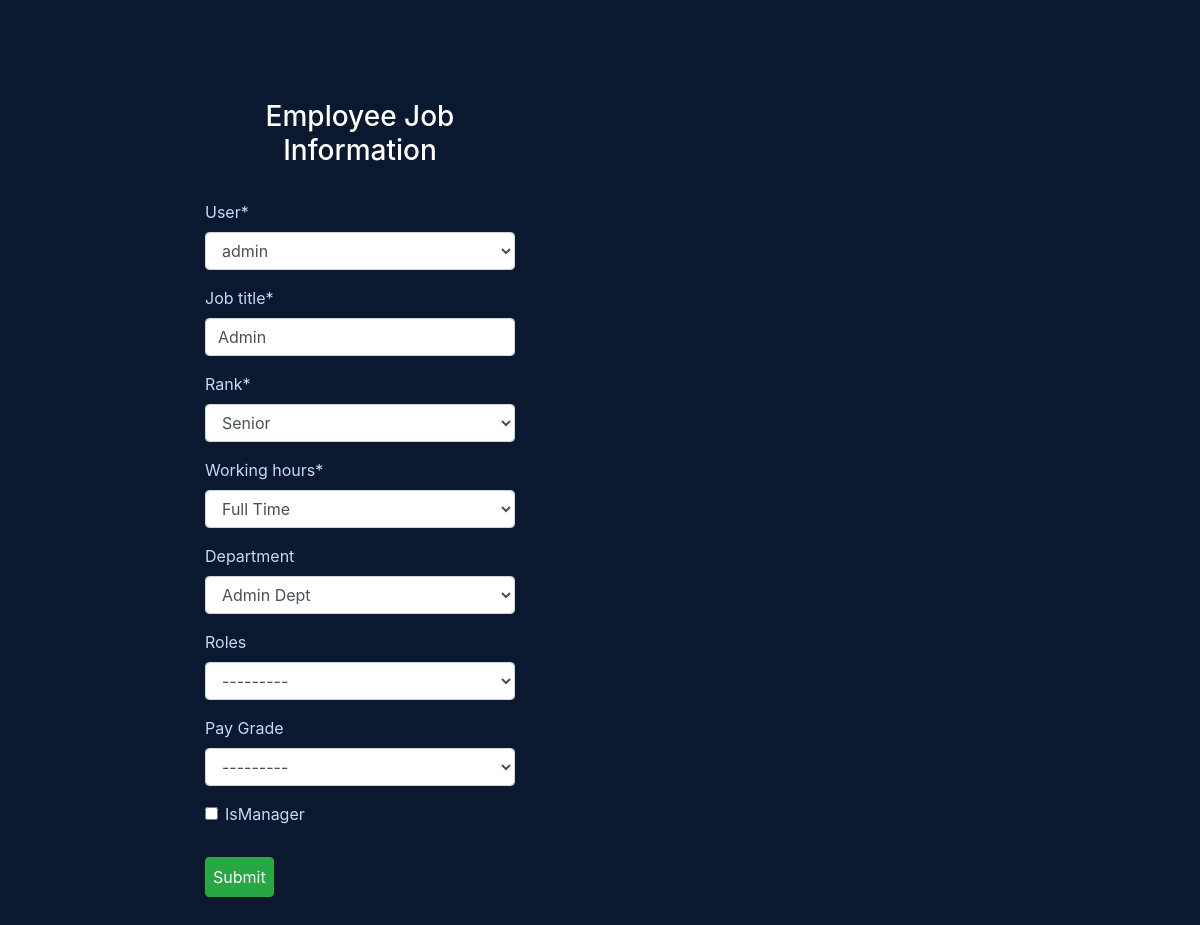
Before: /create/jobinfo-update/1 (signed in) with the older database file.
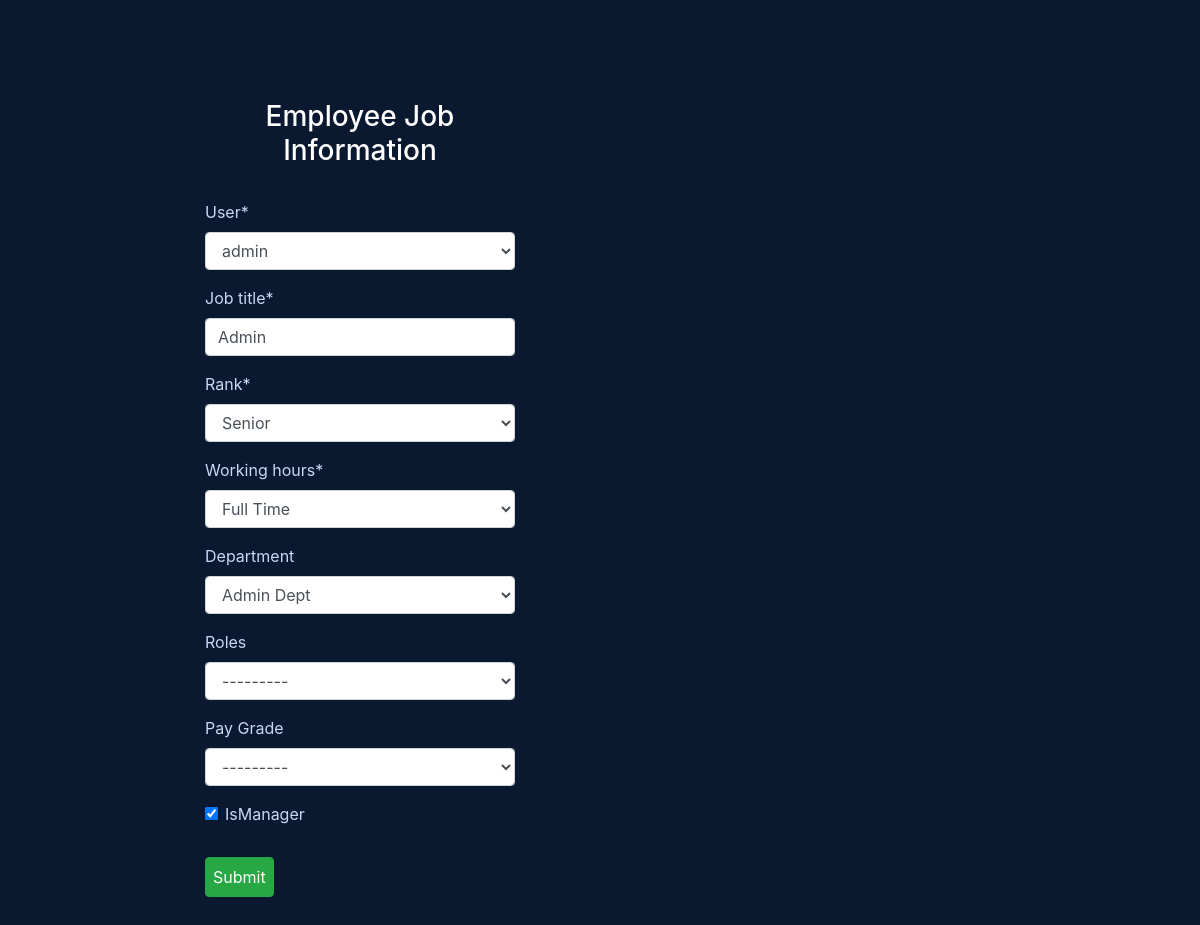
After: the same page with the newer database file.
### core/models.py (models this page shows, shortened)
class EmployeeJobInfo(models.Model):
	user = models.OneToOneField(User, on_delete=models.CASCADE)
	job_title = models.CharField(max_length=50)
	rank = models.CharField(max_length=25, choices=rank_choices)
	working_hours = models.CharField(max_length=25, choices=working_hours_choices)
	department = models.ForeignKey(Department, on_delete=models.SET_NULL, blank=True, null=True)
	roles = models.ForeignKey(Role, on_delete=models.SET_NULL, blank=True, null=True)
	Pay_Grade = models.ForeignKey(PayGrade, on_delete=models.SET_NULL, blank=True, null=True)
	isManager = models.BooleanField(default=False)

### createMode/views.py (the view)
# urls.py: path('jobinfo-update/<int:pk>', JobInfoUpdateView.as_view(), name='jobinfo-update'),
class JobInfoUpdateView(AdminRequiredMixin, UpdateView):
    model = EmployeeJobInfo
    fields = ['user', 'job_title', 'rank', 'working_hours', 'department', 'roles', 'Pay_Grade', 'isManager']
    template_name = 'createMode/jobinfo_form.html'
    success_url = reverse_lazy('assignment:department-list')

### core/models.py (called while the page is built)
	def __str__(self):
		return self.name

	def __str__(self):
		return self.name

### createMode/views.py (called while the page is built)
    def dispatch(self, request, *args, **kwargs):
        usr = request.user
        if usr.is_authenticated and usr.is_superuser:
            pass
        else:
            return redirect('core:index')
        return super().dispatch(request, *args, **kwargs)

### createMode/templates/createMode/jobinfo_form.html (shortened to what this page needs)
{% extends 'core/base.html' %}
{% load crispy_forms_tags %}
{% load static %}
{% block content %}
	<div class="infoupdateform container">
		<h3>Employee Job Information</h3>
		<form method="POST" class="form-group">
			{{ form|crispy }}
			<button type="submit" class="btn btn-success">Submit</button>
		</form>
	</div>
{%  endblock %}

Changed rows visible on the page:
changed EmployeeJobInfo "admin": isManager "☐" → "☑"
